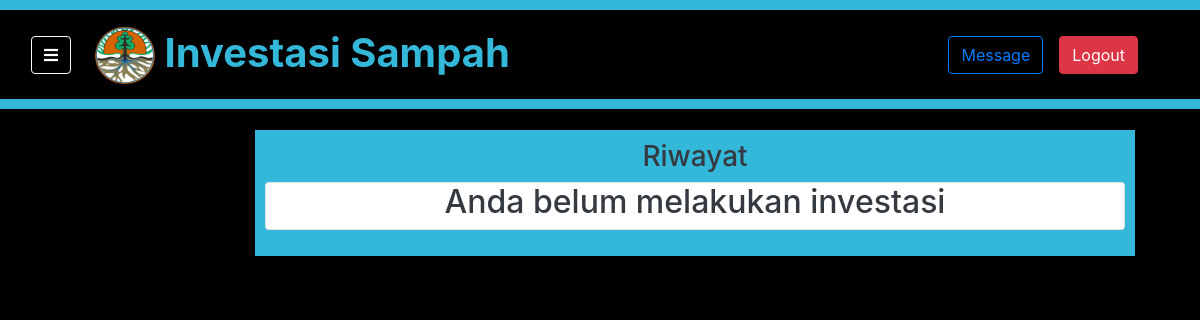
/home/investasi/riwayat (signed in), run on an earlier commit of the app's database.
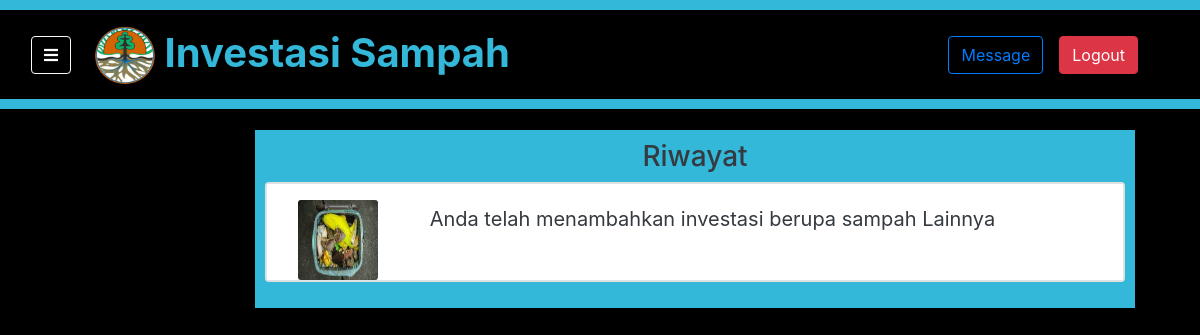
And on a later commit of the database.
### invest/models.py (models this page shows)
class InvestasiModel(models.Model):
    user = models.ForeignKey(
        settings.AUTH_USER_MODEL,
        on_delete=models.CASCADE,
        default=1,
    )
    cSampah = (
        ('Plastik', 'plastik'),
        ('Organik', 'organik'),
        ('Lainnya', 'lainnya'),
    )
    jenis_sampah = models.CharField(max_length=50, choices=cSampah)
    alamat = models.CharField(max_length=50)
    deskripsi = models.TextField(max_length=140)
    gambar = models.ImageField(blank=True, upload_to='investasi_pics/', default="images/notfound.jpg")

### invest/views.py (the view)
# urls.py: path('investasi/riwayat', views.riwayat, name='riwayat'),
@login_required
def riwayat(request):
    context = {
        'page': 'Investasi Sampah | Riwayat',
        }
    data = InvestasiModel.objects.filter(user=request.user)
    context['data'] = data
    return render(request, 'invest/riwayat.html', context)

### invest/context_processor.py (called while the page is built)
def profile_picture(request):
    if request.user.id:
        if request.user.username == 'admin':
            return {'profile_picture': 'profile_pics/profile.jpg'}
        pic = UserProfileInfo.objects.get(user=request.user)
        return {'profile_picture': pic.profile_pic}
    return {'profile_picture': 'profile_pics/profile.jpg'}

### invest/templates/invest/riwayat.html (shortened to what this page needs)
{% extends 'base.html' %}
{% load static %}
{% block content %}
<div class="container m-0 p-0">
    <div class="row">
        <div id="main" class="col">
            <div class="content-wrapper bg-color">
                <h3 class="title text-center text-dark"> Riwayat</h3>
                <div class="card mb-3">
                    {% if data %}
                        {% for eachdata in data %}
                            <div class="row no-gutters border">
                                <div class="col-md-2">
                                    <img src="{{ eachdata.gambar.url }}" class="card-img center" alt="">
                                </div>
                                <div class="col">
                                    <div class="card-body text-dark">
                                        <p>Anda telah menambahkan investasi berupa sampah {{eachdata.jenis_sampah}}</p>
                                    </div>
                                </div>
                            </div>
                        {% endfor%}
                    {% else %}
                        <h2 class="text-center text-dark">Anda belum melakukan investasi</h2>
                    {% endif%}
                </div>
            </div>
        </div>
    </div>
</div>
{% endblock content %}

What changed in the data, as far as the page shows it:
added InvestasiModel: gambar (picture), jenis_sampah "Lainnya"
Also different on the page:
text no longer shown: "Anda belum melakukan investasi"
